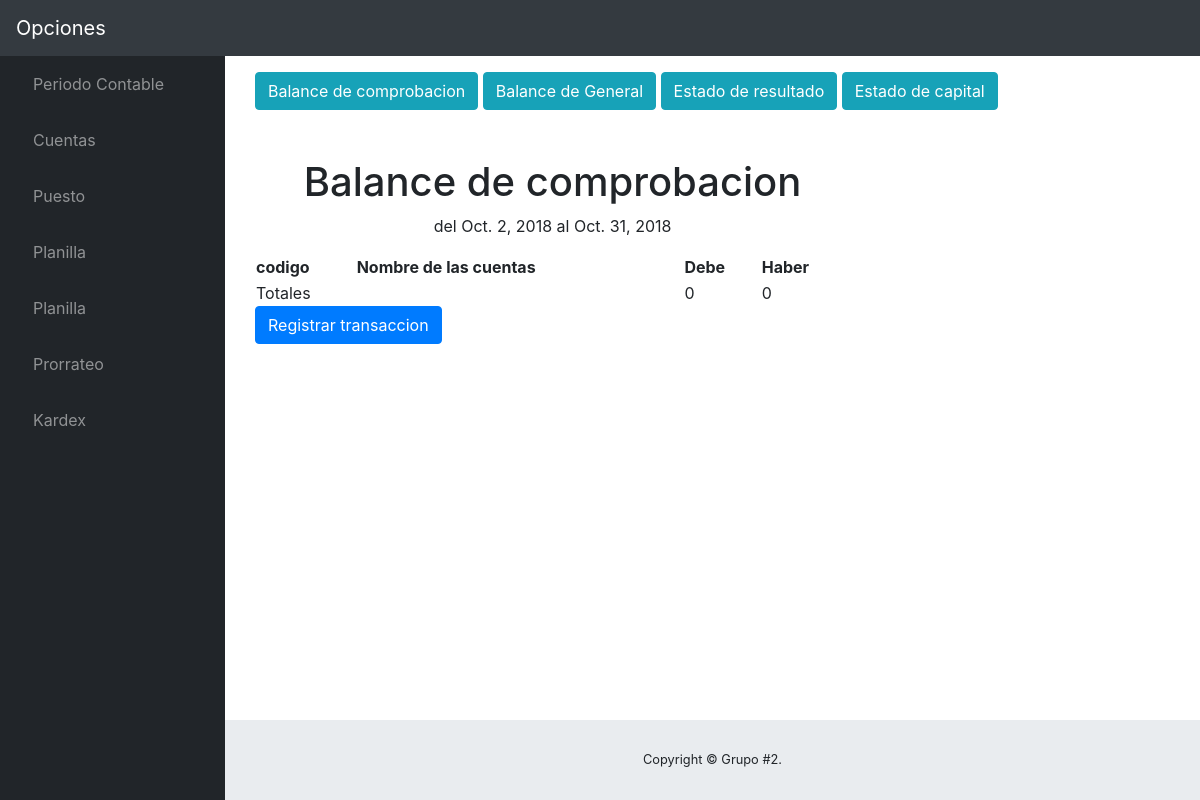
The page /4/estados/ on the database as committed earlier.
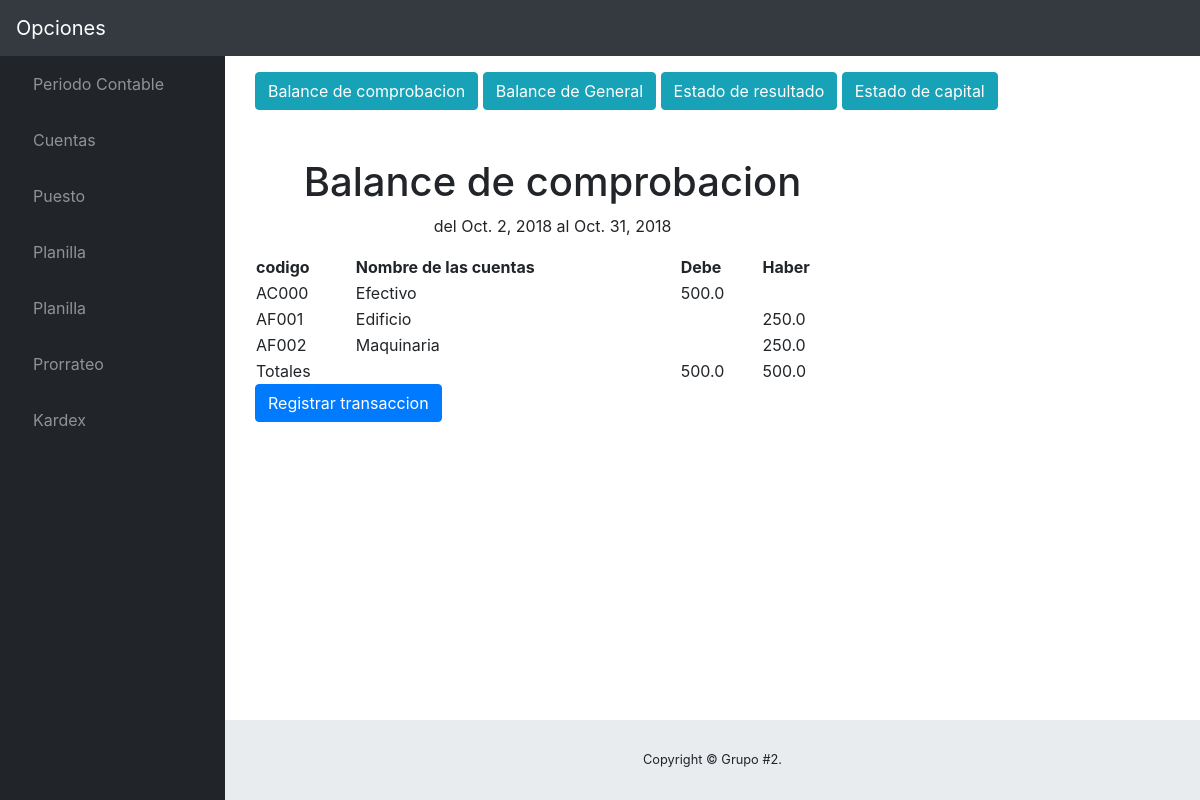
The same page on the database as committed later.
### contable/models.py (models this page shows, shortened)
class LibroMayor(models.Model):
	cuenta = models.CharField(max_length=100)
	codCuenta=models.CharField(max_length=10)
	saldoDeudor = models.FloatField()
	saldoAcreedor = models.FloatField()
	estado = models.BooleanField(default=True)
	periodo = models.ForeignKey(PeriodoContable, on_delete=models.CASCADE)
	saldo =models.FloatField(default=0.00)
	class Meta:
		verbose_name='LibroMayor'
		verbose_name_plural='LibroMayor'

### contable/views.py (the view)
# urls.py: url(r'^(?P<periodo_id>[0-9]+)/estados/$',estados, name='estados'),#Mostrar los estados financieros
def estados (request,periodo_id):
	template=loader.get_template('Main/estados.html')
	periodo= get_object_or_404(PeriodoContable,pk=periodo_id)
	cuentasT = LibroMayor.objects.filter(periodo=periodo)
	debe =0
	haber =0
	for t in periodo.libromayor_set.all() :
		t.saldo=t.saldoDeudor - t.saldoAcreedor
		if t.saldo < 0 :
			t.saldo = t.saldo*(-1)
			haber += t.saldo
		else :
			debe +=t.saldo
		t.save()
	iniciarCuenta('UT')
	util =0
	libR = LibroMayor.objects.filter(periodo=periodo,codCuenta__contains ='R')
	for t in libR :
		util += t.saldoAcreedor-t.saldoDeudor
	activoC = LibroMayor.objects.filter(periodo=periodo,codCuenta__contains='AC')
	activoF = LibroMayor.objects.filter(periodo=periodo,codCuenta__contains='AF')
	activoD = LibroMayor.objects.filter(periodo=periodo,codCuenta__contains='AD')
	activoK = LibroMayor.objects.filter(periodo=periodo,codCuenta__contains='AK')
	pasivoC = LibroMayor.objects.filter(periodo=periodo,codCuenta__contains='PC')
	pasivoF = LibroMayor.objects.filter(periodo=periodo,codCuenta__contains='PF')
	pasivoD = LibroMayor.objects.filter(periodo=periodo,codCuenta__contains='PD')
	mensajeBC='No cuadra'
	if debe==haber:
		mensajeBC='Felicidades balance de comprobacion cuadra exitosamente'
	capitalS = LibroMayor.objects.filter(periodo=periodo,codCuenta__contains='CS')
	totalCapiS =0
	for t in capitalS :
		totalCapiS += t.saldoAcreedor-t.saldoDeudor
	capitalI = LibroMayor.objects.filter(periodo=periodo,codCuenta__contains='CI')
	totalCapiI =0
	for t in capitalI :
		totalCapiI += t.saldoAcreedor-t.saldoDeudor
	capitalD = LibroMayor.objects.filter(periodo=periodo,codCuenta__contains='CD')
	totalCapiD =0
	for t in capitalD :
		totalCapiD += t.saldoAcreedor-t.saldoDeudor
	capital = LibroMayor.objects.filter(periodo=periodo,codCuenta__contains='C0000')
	totalCapi=util+totalCapiS+totalCapiI+totalCapiD
	AC = LibroMayor.objects.filter(periodo=periodo,codCuenta__contains ='AC')
	AC1=0
	for t in AC :
		AC1 += t.saldoDeudor-t.saldoAcreedor
	AF = LibroMayor.objects.filter(periodo=periodo,codCuenta__contains ='AF')
	AF1=0
	for t in AF :
		AF1 += t.saldoDeudor-t.saldoAcreedor
	AD = LibroMayor.objects.filter(periodo=periodo,codCuenta__contains ='AD')
	AD1=0
	for t in AD :
		AD1 += t.saldoDeudor-t.saldoAcreedor
	AK = LibroMayor.objects.filter(periodo=periodo,codCuenta__contains ='AK')
	AK1=0
	for t in AK :
		AK1 += t.saldoDeudor-t.saldoAcreedor
	P = LibroMayor.objects.filter(periodo=periodo,codCuenta__contains ='P')
	P1=0
	for t in P :
		P1 += t.saldoAcreedor-t.saldoDeudor
	capitalTotal=-AC1-AF1-AK1-AD1+P1+totalCapi
	context ={
		'util':util,
		'periodo':periodo,
		'libR':libR,
		'cuenta':cuentasT,
		'debe':debe,
		'haber':haber,
		'mensaje':mensajeBC,
		'activoC':activoC,
		'activoF':activoF,
		'activoD':activoD,
		'activoK':activoK,
		'pasivoC':pasivoC,
		'pasivoF':pasivoF,
		'pasivoD':pasivoD,
		'capitalS':capitalS,
		'capitalI':capitalI,
		'capitalD':capitalD,
		'capital':capital,
		'totalCapi':totalCapi,
		'capitalTotal':capitalTotal,
	}
	return HttpResponse(template.render(context,request ))

### contable/inicializar.py (called while the page is built)
def iniciarCuenta(codigo):
	cuentas = Cuenta.objects.filter(codigo_cuenta__contains=codigo)
	pe = PeriodoContable.objects.all()
	p=len(pe)
	for cuenta in cuentas :
		try:
			libro = LibroMayor.objects.get(cuenta=cuenta.nom_cuenta)
		except (KeyError, LibroMayor.DoesNotExist):
			libro1 = LibroMayor()
			concepto = 'inicio'
			periodo = PeriodoContable.objects.get(id=p)
			libro1.periodo=periodo
			libro1.cuenta=cuenta.nom_cuenta
			libro1.codCuenta=cuenta.codigo_cuenta
			libro1.saldoDeudor=0
			libro1.saldoAcreedor=0
			libro1.estado=True
			libro1.save()
			diario =Diario()
			diario.mayor= libro1
			diario.codCuenta = cuenta.codigo_cuenta
			diario.descripcion='inicializacion'
			diario.fecha=date.today()
			diario.concepto=concepto
			diario.haber=0
			diario.debe=0
			libro1.saldoAcreedor = 0
			libro1.save()
			diario.save()

### contable/templates/Main/estados.html (shortened to what this page needs)
{% extends "Base/base.html" %}
{% block Contenido %}
<section class="container">
	<div class="row">
		<div class="col-sm-12">
			<button class="btn btn-info" id="btn1" onclick="mostrar('bc')">Balance de comprobacion</button>
			<button class="btn btn-info" id="btn2" onclick="mostrar('bg')">Balance de General</button>
			<button class="btn btn-info" id="btn3" onclick="mostrar('er')">Estado de resultado</button>
			<button class="btn btn-info" id="btn4" onclick="mostrar('ec')">Estado de capital</button>
		</div>
	</div><br><br>
<div class="tabla-0 row" style="width:90%;" id="bc">
	<div class="col-sm-12">
		<table class="tabla-1" style="width:75%;">
			<thead class="titulo-0 text-center"><h1 class="col-sm-9 text-center">Balance de comprobacion</h1>
				<p class="col-sm-9 text-center">del {{periodo.fecha_inicio}} al {{periodo.fecha_final}}</p>
			</thead>
			<tr id="BC">
				<th id="BC" >codigo</th>
				<th id="BC">Nombre de las cuentas</th>
				<th id="BC">Debe</th>
				<th id="BC">Haber</th>
			</tr>
			{% for libro in periodo.libromayor_set.all %}
			{% if libro.cuenta == "Utilidad Neta" %}
			{% else %}
			<tr>
				<td id="BC"> {{libro.codCuenta}} </td>
				<td id="BC"> {{libro.cuenta}} </td>
				{% if libro.saldoDeudor > libro.saldoAcreedor %}
					<td id="BC"> {{libro.saldo}} </td>
					<td id="BC"></td>
				{% else %}
					<td id="BC"></td>
					<td id="BC"> {{libro.saldo}} </td>
				{% endif %}
			</tr>
			{% endif %}
			{% endfor %}
			<tr>
				<td colspan="2">Totales</td>
				<td> {{debe}} </td>
				<td> {{haber}} </td>
			</tr>
		</table>
	</div>
</div>
<a href="{% url 'contable:reg_transaccion' periodo.id %}" class="btn btn-primary">Registrar transaccion</a>
</section>
{% endblock Contenido %}

Rows that differ between the two databases and show on the page:
added LibroMayor: codCuenta "AC000", cuenta "Efectivo", saldo "500.0"
added LibroMayor: codCuenta "AF001", cuenta "Edificio", saldo "250.0"
added LibroMayor: codCuenta "AF002", cuenta "Maquinaria", saldo "250.0"
Other text that changed with them:
{{ debe }}: "0" → "500.0"
{{ haber }}: "0" → "500.0"
